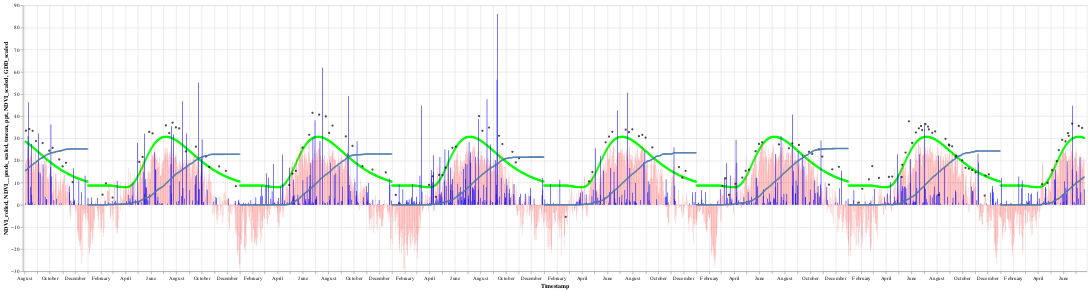

The cell this chart's notebook holds for it:
### Code cell
# scale for better visualization 
time_period = slice(13000,len(df0))
ndvi_ppt_tempt_pasture_pasture2['NDVI_scaled'] = ndvi_ppt_tempt_pasture_pasture2['NDVI'] * 100
ndvi_ppt_tempt_pasture_pasture2['GDD_scaled'] = ndvi_ppt_tempt_pasture_pasture2['GDD']/100
ndvi_ppt_tempt_pasture_pasture2['NDVI__preds_scaled'] = ndvi_ppt_tempt_pasture_pasture2['NDVI_prediction'] * 100
ndvi_ppt_tempt_pasture_pasture2['NDVI_rolled'] = ndvi_ppt_tempt_pasture_pasture2['NDVI__preds_scaled'].rolling(window=0,center=True).mean()
tmean = alt.Chart(ndvi_ppt_tempt_pasture_pasture2.iloc[time_period]).mark_bar(color='red',size=.2).encode(
alt.X("Timestamp:T"), alt.Y("tmean:Q"),
    tooltip=[
        alt.Tooltip('DOY:O', title='DOY'),
        alt.Tooltip('tmean:Q', title='tmean')]
)

precip = alt.Chart(ndvi_ppt_tempt_pasture_pasture2.iloc[time_period]).mark_bar(color='blue',size=1).encode(
    alt.X("Timestamp:T"), alt.Y("ppt:Q"),
    tooltip=[
        alt.Tooltip('DOY:O', title='DOY'),
        alt.Tooltip('ppt:Q', title='ppt')]
)

ndvi = alt.Chart(ndvi_ppt_tempt_pasture_pasture2.iloc[time_period]).mark_point(color='black',size=5).encode(
    alt.X("Timestamp:T"), alt.Y("NDVI_scaled:Q"),
    tooltip=[
        alt.Tooltip('DOY:O', title='DOY'),
        alt.Tooltip('NDVI:Q', title='NDVI')]
)

ndvi_preds = alt.Chart(ndvi_ppt_tempt_pasture_pasture2.iloc[time_period]).mark_point(color='lime',size=5).encode(
    alt.X("Timestamp:T"), alt.Y("NDVI__preds_scaled:Q"),
    tooltip=[
        alt.Tooltip('DOY:O', title='DOY'),
        alt.Tooltip('NDVI_prediction:Q', title='NDVI_prediction')]
)

ndvi_preds_rolled = alt.Chart(ndvi_ppt_tempt_pasture_pasture2.iloc[time_period]).mark_point(color='green',size=5).encode(
    alt.X("Timestamp:T"), alt.Y("NDVI_rolled:Q"),
    tooltip=[
        alt.Tooltip('DOY:O', title='DOY'),
        alt.Tooltip('NDVI_rolled:Q', title='NDVI_rolled')]
)

GDD = alt.Chart(ndvi_ppt_tempt_pasture_pasture2.iloc[time_period]).mark_point(size=1).encode(
alt.X("Timestamp:T"), alt.Y("GDD_scaled:Q"),
    tooltip=[
        alt.Tooltip('DOY:O', title='DOY'),
        alt.Tooltip('GDD:Q', title='GDD')]
)



(ndvi_preds_rolled+ ndvi_preds + tmean + precip + ndvi + GDD).properties(width=2000, height=500)

### Figure 1 — Vega-Lite specification as saved in the notebook (floating-point values rounded to 4 significant figures; data arrays with more than 128 entries replaced by an {"elided": "..."} marker saying what was removed)
{"config": {"view": {"continuousWidth": 400, "continuousHeight": 300}}, "layer": [{"data": {"name": "data-8b9f256e37c05cec0fcaa38dbf5fa514"}, "mark": {"type": "point", "color": "green", "size": 5}, "encoding": {"tooltip": [{"field": "DOY", "title": "DOY", "type": "ordinal"}, {"field": "NDVI_rolled", "title": "NDVI_rolled", "type": "quantitative"}], "x": {"field": "Timestamp", "type": "temporal"}, "y": {"field": "NDVI_rolled", "type": "quantitative"}}}, {"data": {"name": "data-8b9f256e37c05cec0fcaa38dbf5fa514"}, "mark": {"type": "point", "color": "lime", "size": 5}, "encoding": {"tooltip": [{"field": "DOY", "title": "DOY", "type": "ordinal"}, {"field": "NDVI_prediction", "title": "NDVI_prediction", "type": "quantitative"}], "x": {"field": "Timestamp", "type": "temporal"}, "y": {"field": "NDVI__preds_scaled", "type": "quantitative"}}}, {"data": {"name": "data-8b9f256e37c05cec0fcaa38dbf5fa514"}, "mark": {"type": "bar", "color": "red", "size": 0.2}, "encoding": {"tooltip": [{"field": "DOY", "title": "DOY", "type": "ordinal"}, {"field": "tmean", "title": "tmean", "type": "quantitative"}], "x": {"field": "Timestamp", "type": "temporal"}, "y": {"field": "tmean", "type": "quantitative"}}}, {"data": {"name": "data-8b9f256e37c05cec0fcaa38dbf5fa514"}, "mark": {"type": "bar", "color": "blue", "size": 1}, "encoding": {"tooltip": [{"field": "DOY", "title": "DOY", "type": "ordinal"}, {"field": "ppt", "title": "ppt", "type": "quantitative"}], "x": {"field": "Timestamp", "type": "temporal"}, "y": {"field": "ppt", "type": "quantitative"}}}, {"data": {"name": "data-8b9f256e37c05cec0fcaa38dbf5fa514"}, "mark": {"type": "point", "color": "black", "size": 5}, "encoding": {"tooltip": [{"field": "DOY", "title": "DOY", "type": "ordinal"}, {"field": "NDVI", "title": "NDVI", "type": "quantitative"}], "x": {"field": "Timestamp", "type": "temporal"}, "y": {"field": "NDVI_scaled", "type": "quantitative"}}}, {"data": {"name": "data-8b9f256e37c05cec0fcaa38dbf5fa514"}, "mark": {"type": "point", "size": 1}, "encoding": {"tooltip": [{"field": "DOY", "title": "DOY", "type": "ordinal"}, {"field": "GDD", "title": "GDD", "type": "quantitative"}], "x": {"field": "Timestamp", "type": "temporal"}, "y": {"field": "GDD_scaled", "type": "quantitative"}}}], "height": 500, "width": 2000, "$schema": "https://vega.github.io/schema/vega-lite/v4.17.0.json", "datasets": {"data-8b9f256e37c05cec0fcaa38dbf5fa514": {"elided": "2543 records"}}}
